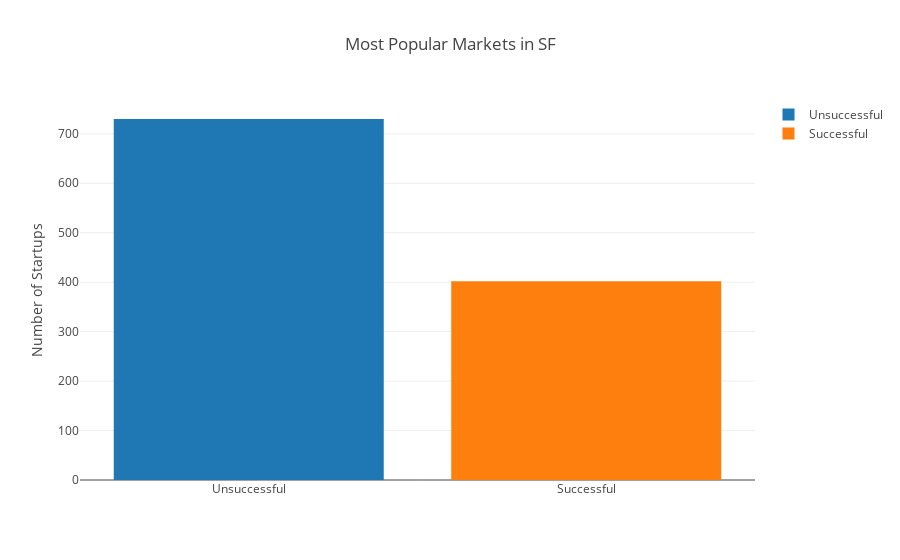

Write notebook code for a chart like this one.
### Code cell
trace1 = go.Bar(
    x=['Successful'],
    y=[count_*mean_],
    name='Successful'
)
trace2 = go.Bar(
    x=['Unsuccessful'],
    y=[count_*(1-mean_)],
    name='Unsuccessful'
)
    
data = [trace2,trace1]
layout = go.Layout(
    title ='Most Popular Markets in SF',
    yaxis=dict(title='Number of Startups')
)

fig = go.Figure(data=data, layout=layout)
iplot(fig, filename='stacked-bar')

### Figure 1 — Plotly figure (JSON) as saved in the notebook; plotly's stock layout.template omitted (floating-point values rounded to 4 significant figures)
{"data": [{"name": "Unsuccessful", "type": "bar", "uid": "5da30e4c-dc92-11e8-9c45-6a000073fc60", "x": ["Unsuccessful"], "y": [730.0]}, {"name": "Successful", "type": "bar", "uid": "5da3107a-dc92-11e8-90c8-6a000073fc60", "x": ["Successful"], "y": [402.0]}], "layout": {"title": "Most Popular Markets in SF", "yaxis": {"title": "Number of Startups"}}}
